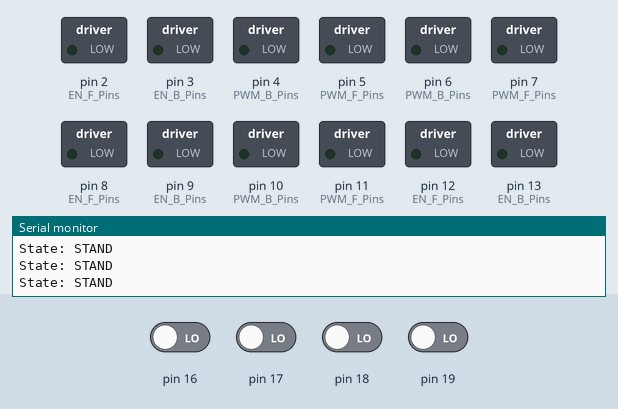
Simulated run of this program. Board: Arduino Mega 2560, built with avr-gcc and run on an emulated ATmega2560. Parts: switched loads named in the program (green lamp = pin HIGH), the last lines printed to the serial monitor. The inputs (shaded band) are chosen by the test bench; at power-on: pin 16–19 LOW.

Above: at 1.2 s.
1.3 s: pin 16 driven HIGH
At 2.0 s:
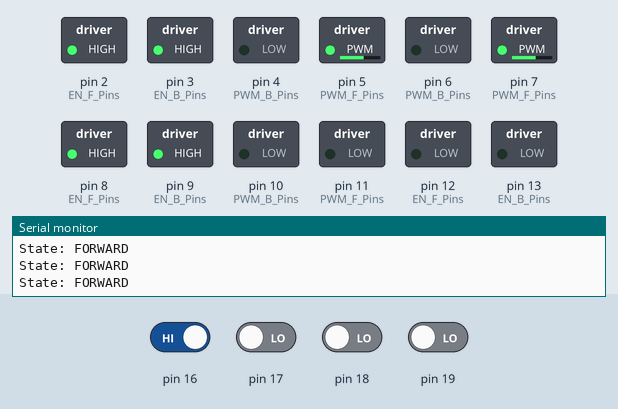
2.8 s: pin 16 driven LOW and pin 17 driven HIGH
At 4.0 s:
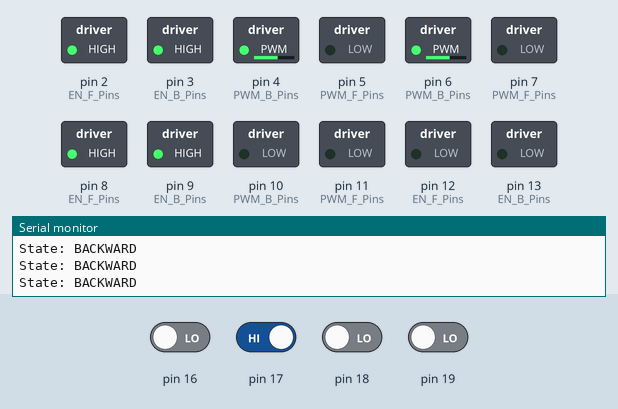
4.3 s: pin 17 driven LOW
At 4.7 s:
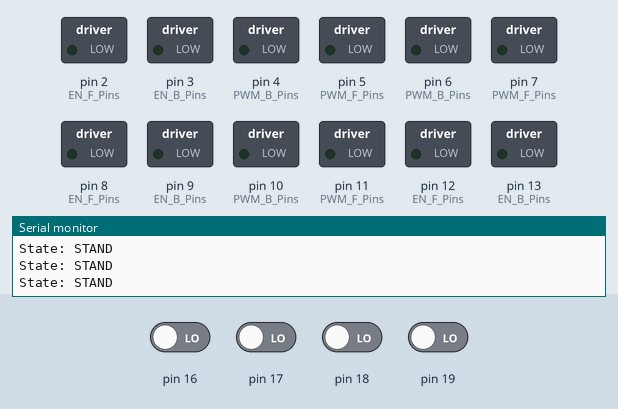
7.3 s: pin 18 driven HIGH
At 7.6 s:
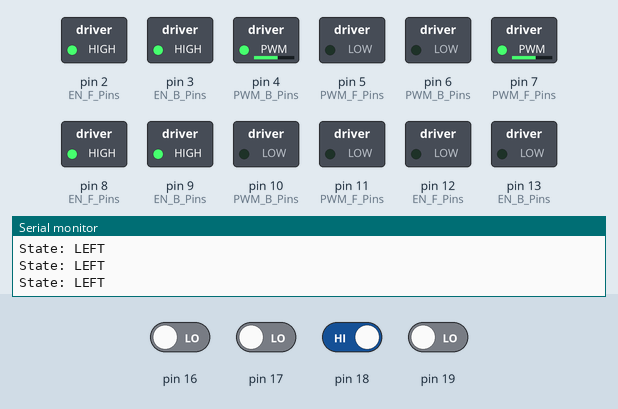
8.8 s: pin 18 driven LOW
At 10.0 s:
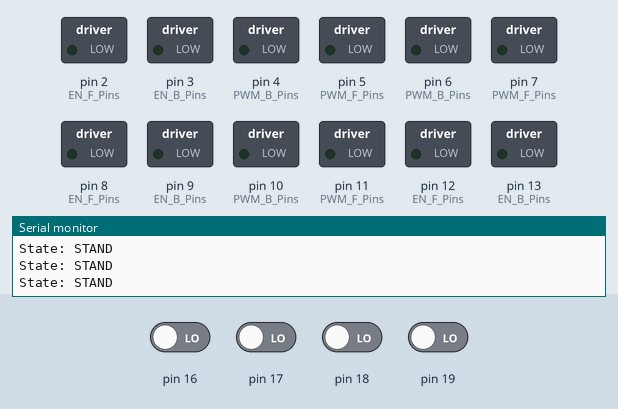
10.3 s: pin 19 driven HIGH
At 11.1 s:
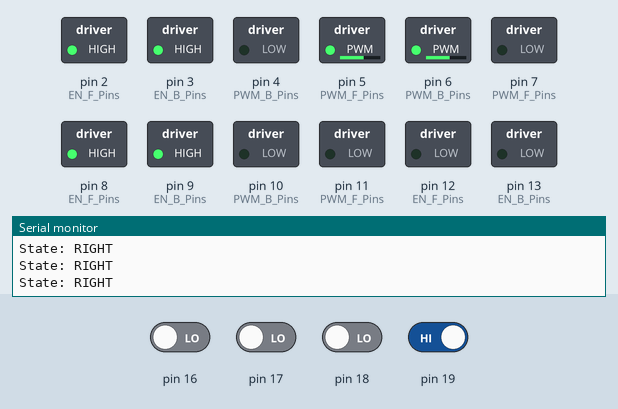
Timing chart, 0 to 12.8 s (numbered marks = the images above; inputs shaded):
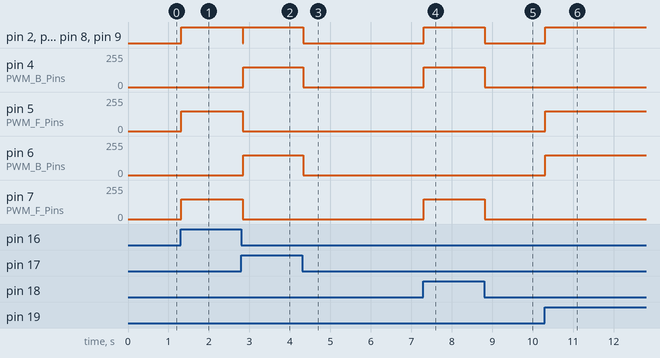

Measured:
- after the input at 1.3 s, pin 2 (EN_F_Pins), pin 3 (EN_B_Pins), pin 8 (EN_F_Pins), pin 9 (EN_B_Pins): LOW → HIGH at once; pin 5 (PWM_F_Pins), pin 7 (PWM_F_Pins): 0/255 → 150/255 at once
- after the input at 2.8 s, pin 2 (EN_F_Pins), pin 3 (EN_B_Pins), pin 8 (EN_F_Pins), pin 9 (EN_B_Pins): HIGH → LOW at once, → HIGH 0.02 s later; pin 4 (PWM_B_Pins), pin 6 (PWM_B_Pins): 0/255 → 150/255 after 0.05 s; pin 5 (PWM_F_Pins), pin 7 (PWM_F_Pins): 150/255 → 0/255 at once
- after the input at 4.3 s, pin 2 (EN_F_Pins), pin 3 (EN_B_Pins), pin 8 (EN_F_Pins), pin 9 (EN_B_Pins): HIGH → LOW at once; pin 4 (PWM_B_Pins), pin 6 (PWM_B_Pins): 150/255 → 0/255 at once
- after the input at 7.3 s, pin 2 (EN_F_Pins), pin 3 (EN_B_Pins), pin 8 (EN_F_Pins), pin 9 (EN_B_Pins): LOW → HIGH at once; pin 4 (PWM_B_Pins), pin 7 (PWM_F_Pins): 0/255 → 150/255 at once
- after the input at 8.8 s, pin 2 (EN_F_Pins), pin 3 (EN_B_Pins), pin 8 (EN_F_Pins), pin 9 (EN_B_Pins): HIGH → LOW at once; pin 4 (PWM_B_Pins), pin 7 (PWM_F_Pins): 150/255 → 0/255 at once
- after the input at 10.3 s, pin 2 (EN_F_Pins), pin 3 (EN_B_Pins), pin 8 (EN_F_Pins), pin 9 (EN_B_Pins): LOW → HIGH at once; pin 5 (PWM_F_Pins), pin 6 (PWM_B_Pins): 0/255 → 150/255 at once

The program:

main.cpp
```cpp
#include <Arduino.h>
#include <debounce.h>
#include <IBT2.h>

// Motor driver enable pins
const char EN_F_Pins[3] = {12, 8, 2}; // EN_F_Right EN_F_Left EN_F_Linear
const char EN_B_Pins[3] = {13, 9, 3}; // EN_B_Right EN_B_Left EN_B_Linear

// Motor driver PWM pins
const char PWM_F_Pins[3] = {11, 7, 5}; // PWM_F_Right PWM_F_Left PWM_F_Linear
const char PWM_B_Pins[3] = {10, 6, 4}; // PWM_B_Right PWM_B_Left PWM_B_Linear

IBT2 Drive(EN_F_Pins, EN_B_Pins, PWM_F_Pins, PWM_B_Pins); // initializes IBT object

// Button input pins
#define RIGHT_bt 19
#define LEFT_bt 18
#define UP_bt 16
#define DOWN_bt 17
#define EM_STP_Base 20
#define EM_STP_Linear 21

// button debounce intitalizations
debounce UP_Button(UP_bt);
debounce DOWN_Button(DOWN_bt);
debounce LEFT_Button(LEFT_bt);
debounce RIGHT_Button(RIGHT_bt);

// LCD pins
#define LCD_RS 41
#define LCD_RW 43
#define LCD_E 45
#define LCD_D4 47
#define LCD_D5 49
#define LCD_D6 51
#define LCD_D7 53

// Relay pins
#define RELAY_1 23
#define RELAY_2 25
#define RELAY_3 27
#define RELAY_4 29

// Robot States
enum Robot_States
{
  SIT,
  STAND,
  FORWARD,
  BACKWARD,
  LEFT,
  RIGHT
};
Robot_States Robot_State = STAND; // FSM initialization

void setup()
{
  Serial.begin(9600);
}

void loop()
{
  /*
    need to make inturrupt based logic, robot should stay in the same state
    until another button is pressed. For now, debounce.h does not work with
    this code right away, and is simply returning digitalRead()
  */

  switch (Robot_State)
  {
  case SIT:
  {
    Drive.Stop_Base();
    break;
  }
  case STAND:
  {
    Serial.println("State: STAND");
    Drive.Stop_Base();
    // need to add cases according to button presses
    // need to add joystick code

    if (UP_Button.debounced())
    {
      Robot_State = FORWARD;
    }
    else if (DOWN_Button.debounced())
    {
      Robot_State = BACKWARD;
    }
    else if (LEFT_Button.debounced())
    {
      Robot_State = LEFT;
    }
    else if (RIGHT_Button.debounced())
    {
      Robot_State = RIGHT;
    }
    break;
  }
  case FORWARD:
  {
    Serial.println("State: FORWARD");
    if (UP_Button.debounced())
    {
      Drive.Move_Forward();
      Robot_State = FORWARD;
    }
    if (!UP_Button.debounced())
      Robot_State = STAND;
    break;
  }
  case BACKWARD:
  {
    Serial.println("State: BACKWARD");
    if (DOWN_Button.debounced())
    {
      Drive.Move_Backward();
      Robot_State = BACKWARD;
    }
    if (!DOWN_Button.debounced())
      Robot_State = STAND;
    break;
  }
  case LEFT:
  {
    Serial.println("State: LEFT");
    if (LEFT_Button.debounced())
    {
      Drive.Move_Left();
      Robot_State = LEFT;
    }
    if (!LEFT_Button.debounced())
      Robot_State = STAND;
    break;
  }
  case RIGHT:
  {
    Serial.println("State: RIGHT");
    if (RIGHT_Button.debounced())
    {
      Drive.Move_Right();
      Robot_State = RIGHT;
    }
    if (!RIGHT_Button.debounced())
      Robot_State = STAND;
    break;
  }
  }
}
```

IBT2.h
```cpp
/*
  IBT2.h - Library for IBT2 Motor Driver.
  Created by Usman Mehmood, September 26th, 2020.
*/

#ifndef IBT2_h
#define IBT2_h
#include "Arduino.h"

class IBT2
{
public:
    IBT2(
        const char EN_F[3], const char EN_B[3],
        const char PWM_F[3], const char PWM_B[3]);

    void Move_Forward();
    void Move_Backward();
    void Move_Left();
    void Move_Right();
    void Abdomen_Up();
    void Abdomen_Down();
    void Stop_Base();
    void Stop_Abdomen();

private:
    unsigned char _EN_F[3];
    unsigned char _EN_B[3];
    unsigned char _PWM_F[3];
    unsigned char _PWM_B[3];
};

IBT2::IBT2(
    const char EN_F[3], const char EN_B[3],
    const char PWM_F[3], const char PWM_B[3])
{
    for (int i = 0; i < 3; i++)
    {
        pinMode(EN_F[i], OUTPUT);
        _EN_F[i] = EN_F[i];
        pinMode(EN_B[i], OUTPUT);
        _EN_B[i] = EN_B[i];
        pinMode(PWM_F[i], OUTPUT);
        _PWM_F[i] = PWM_F[i];
        pinMode(PWM_B[i], OUTPUT);
        _PWM_B[i] = PWM_B[i];
    }
}

void IBT2::Move_Forward()
{
    digitalWrite(_EN_F[1], HIGH);
    digitalWrite(_EN_B[1], HIGH);
    digitalWrite(_EN_F[2], HIGH);
    digitalWrite(_EN_B[2], HIGH);
    analogWrite(_PWM_F[1], 150);
    analogWrite(_PWM_B[1], 0);
    analogWrite(_PWM_F[2], 150);
    analogWrite(_PWM_B[2], 0);
}

void IBT2::Move_Backward()
{
    digitalWrite(_EN_F[1], HIGH);
    digitalWrite(_EN_B[1], HIGH);
    digitalWrite(_EN_F[2], HIGH);
    digitalWrite(_EN_B[2], HIGH);
    analogWrite(_PWM_F[1], 0);
    analogWrite(_PWM_B[1], 150);
    analogWrite(_PWM_F[2], 0);
    analogWrite(_PWM_B[2], 150);
}

void IBT2::Move_Left()
{
    digitalWrite(_EN_F[1], HIGH);
    digitalWrite(_EN_B[1], HIGH);
    digitalWrite(_EN_F[2], HIGH);
    digitalWrite(_EN_B[2], HIGH);
    analogWrite(_PWM_F[1], 150);
    analogWrite(_PWM_B[1], 0);
    analogWrite(_PWM_F[2], 0);
    analogWrite(_PWM_B[2], 150);
}

void IBT2::Move_Right()
{
    digitalWrite(_EN_F[1], HIGH);
    digitalWrite(_EN_B[1], HIGH);
    digitalWrite(_EN_F[2], HIGH);
    digitalWrite(_EN_B[2], HIGH);
    analogWrite(_PWM_F[1], 0);
    analogWrite(_PWM_B[1], 150);
    analogWrite(_PWM_F[2], 150);
    analogWrite(_PWM_B[2], 0);
}

void IBT2::Abdomen_Up()
{
    digitalWrite(_EN_F[3], HIGH);
    digitalWrite(_EN_B[3], HIGH);
    analogWrite(_PWM_F[3], 150);
    analogWrite(_PWM_B[3], 0);
}

void IBT2::Abdomen_Down()
{
    digitalWrite(_EN_F[3], HIGH);
    digitalWrite(_EN_B[3], HIGH);
    analogWrite(_PWM_F[1], 150);
    analogWrite(_PWM_F[1], 150);
    analogWrite(_PWM_B[2], 150);
    analogWrite(_PWM_B[2], 150);
}

void IBT2::Stop_Base()
{
    analogWrite(_PWM_F[1], 0);
    analogWrite(_PWM_B[1], 0);
    analogWrite(_PWM_F[2], 0);
    analogWrite(_PWM_B[2], 0);
    digitalWrite(_EN_F[1], LOW);
    digitalWrite(_EN_B[1], LOW);
    digitalWrite(_EN_F[2], LOW);
    digitalWrite(_EN_B[2], LOW);
}

void IBT2::Stop_Abdomen()
{
    analogWrite(_PWM_F[3], 0);
    analogWrite(_PWM_B[3], 0);
    digitalWrite(_EN_F[3], LOW);
    digitalWrite(_EN_B[3], LOW);
}

#endif
```

debounce.h
```cpp
/*
  Dobounce.h - Library for debouncing a button.
  Created by Usman Mehmood, September 24th, 2020.
*/

#ifndef debounce_h
#define debounce_h
#include "Arduino.h"

// Object for a button
class debounce
{
public:
    debounce(char buttonPin);           // constructor
    bool debounced();                   // debounce function

private:
    char _buttonPin;                    // pin number of button
    bool _buttonState;                  // state of button, HIGH/LOW
};

debounce::debounce(char buttonPin)
{
    _buttonPin = buttonPin;             // sets pin number
    pinMode(_buttonPin, INPUT);         // declares button pin as input
}

bool debounce::debounced()
{
    // currently just returning digitalRead
    // need to fix debouncing
    return digitalRead(_buttonPin);

    if (digitalRead(_buttonPin))        // if button is pressed
    {
        while (digitalRead(_buttonPin)) // keeps running till the button is released
        {
            _buttonState = HIGH;
        };                              // stops after the button is released
    }
    else                                // if button is not pressed, returns LOW
    {
        _buttonState = LOW;
    }
    return _buttonState;
}

#endif
```
